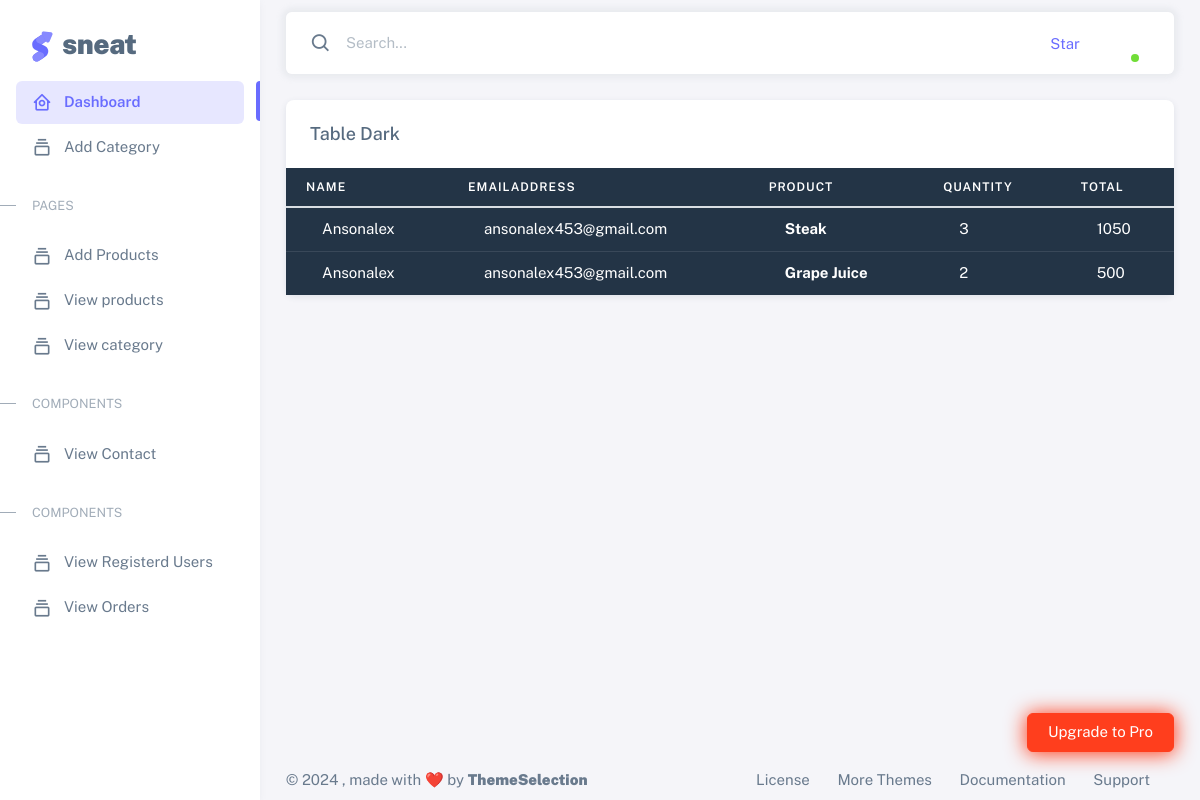
The page /viewcheckout on the database its author committed.
### userapp/models.py (models this page shows)
class CHECKOUT(models.Model):
    userid=models.ForeignKey(REG,on_delete=models.CASCADE)
    cartid=models.ForeignKey(CART,on_delete=models.CASCADE,null=True)
    address=models.CharField(max_length=10)
    city=models.CharField(max_length=15)
    state=models.CharField(max_length=10,default="")
    country=models.CharField(max_length=10)
    postalzip=models.CharField(max_length=10)

class REG(models.Model):
    Username=models.CharField(max_length=10)
    EmailAddress=models.CharField(max_length=10)
    Password=models.CharField(max_length=10)
    ConfirmPassword=models.CharField(max_length=10)

class CART(models.Model):
    userid=models.ForeignKey(REG,on_delete=models.CASCADE)
    productid=models.ForeignKey(PRODUCTS,on_delete=models.CASCADE)
    quantity=models.IntegerField()
    total=models.IntegerField()
    status=models.IntegerField(default=0)

### adminapp/models.py (models this page shows)
class PRODUCTS(models.Model):
    productname=models.CharField(max_length=10)
    productimage=models.ImageField(upload_to="productimage")
    productprice=models.IntegerField()
    category=models.CharField(max_length=10,)

### adminapp/views.py (the view)
# urls.py: path('viewcheckout',views.viewcheckout,name="viewcheckout")
def viewcheckout(request):
    data=CHECKOUT.objects.all()
    return render(request,"viewcheckout.html", {'data':data})

### adminapp/templates/viewcheckout.html (shortened to what this page needs)
{% extends 'ind.html' %}
{% block content %}
<div class="card">
    <h5 class="card-header">Table Dark</h5>
    <div class="table-responsive text-nowrap">
      <table class="table table-dark">
        <thead>
          <tr>
            <th>Name</th>
            <th>EmailAddress</th>
            <th>Product</th>
            <th>Quantity</th>
            <th>total</th>
          </tr>
        </thead>
        <tbody class="table-border-bottom-0">
          {% for i in data %}
          <tr>
            <td>{{ i.userid.Username }}</td>
            <td>{{ i.userid.EmailAddress }}</td>
            <td> <strong>{{ i.cartid.productid.productname }}</strong></td>
            <td>{{ i.cartid.quantity }}</td>
            <td>{{ i.cartid.total }}</td>
          </tr>
         {% endfor %}
        </tbody>
      </table>
    </div>
  </div>
  {% endblock %}

### rows shown on the page
CHECKOUT: userid.Username "Ansonalex", userid.EmailAddress "ansonalex453@gmail.com", cartid.productid.productname "Steak", cartid.quantity "3", cartid.total "1050"
CHECKOUT: userid.Username "Ansonalex", userid.EmailAddress "ansonalex453@gmail.com", cartid.productid.productname "Grape Juice", cartid.quantity "2", cartid.total "500"
